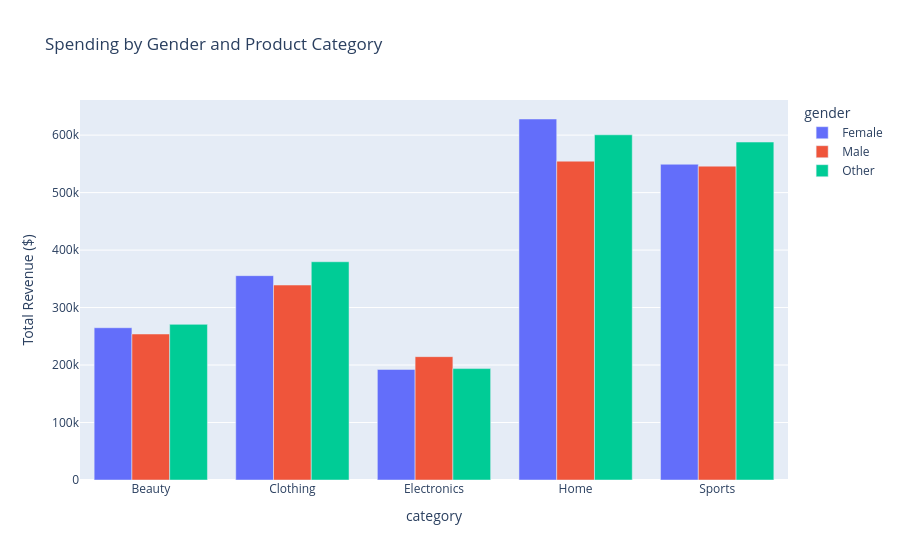

The code cell stored with this chart in its notebook:
### Code cell
demo_growth = master_df.groupby(['gender', 'category'])['line_total'].sum().reset_index()

fig = px.bar(demo_growth, 
             x='category', 
             y='line_total', 
             color='gender', 
             barmode='group',
             title='Spending by Gender and Product Category',
             labels={'line_total': 'Total Revenue ($)'})

fig.show()

### Figure 1 — Plotly figure (JSON) as saved in the notebook; plotly's stock layout.template omitted (floating-point values rounded to 4 significant figures)
{"data": [{"alignmentgroup": "True", "hovertemplate": "gender=Female<br>category=%{x}<br>Total Revenue ($)=%{y}<extra></extra>", "legendgroup": "Female", "marker": {"color": "#636efa", "pattern": {"shape": ""}}, "name": "Female", "offsetgroup": "Female", "orientation": "v", "showlegend": true, "textposition": "auto", "type": "bar", "x": ["Beauty", "Clothing", "Electronics", "Home", "Sports"], "xaxis": "x", "y": [264900.0, 355500.0, 192300.0, 628000.0, 549300.0], "yaxis": "y"}, {"alignmentgroup": "True", "hovertemplate": "gender=Male<br>category=%{x}<br>Total Revenue ($)=%{y}<extra></extra>", "legendgroup": "Male", "marker": {"color": "#EF553B", "pattern": {"shape": ""}}, "name": "Male", "offsetgroup": "Male", "orientation": "v", "showlegend": true, "textposition": "auto", "type": "bar", "x": ["Beauty", "Clothing", "Electronics", "Home", "Sports"], "xaxis": "x", "y": [254000.0, 339200.0, 214600.0, 554700.0, 546000.0], "yaxis": "y"}, {"alignmentgroup": "True", "hovertemplate": "gender=Other<br>category=%{x}<br>Total Revenue ($)=%{y}<extra></extra>", "legendgroup": "Other", "marker": {"color": "#00cc96", "pattern": {"shape": ""}}, "name": "Other", "offsetgroup": "Other", "orientation": "v", "showlegend": true, "textposition": "auto", "type": "bar", "x": ["Beauty", "Clothing", "Electronics", "Home", "Sports"], "xaxis": "x", "y": [270800.0, 379700.0, 193800.0, 600600.0, 587900.0], "yaxis": "y"}], "layout": {"barmode": "group", "legend": {"title": {"text": "gender"}, "tracegroupgap": 0}, "title": {"text": "Spending by Gender and Product Category"}, "xaxis": {"anchor": "y", "domain": [0, 1], "title": {"text": "category"}}, "yaxis": {"anchor": "x", "domain": [0, 1], "title": {"text": "Total Revenue ($)"}}}}
